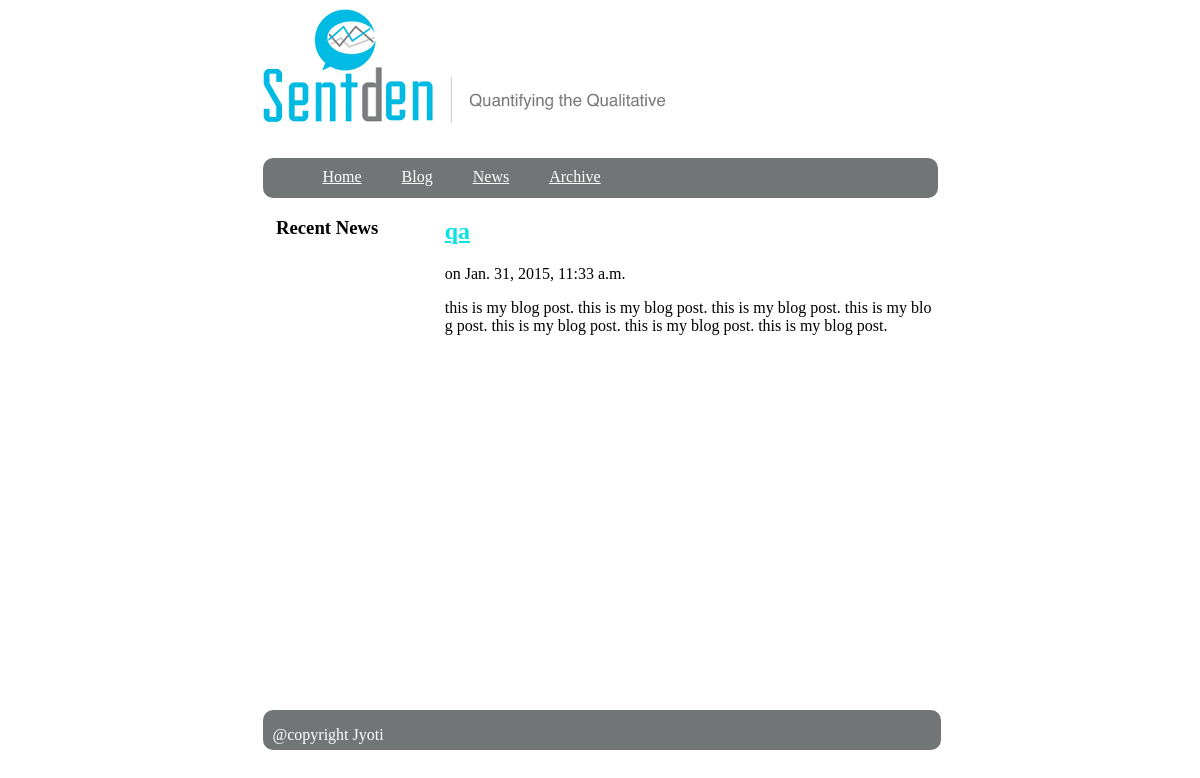
Page /blog/2 on the committed database.
### blog/models.py (models this page shows, shortened)
class Post(models.Model):
	title=models.CharField(max_length=140)
	body=models.TextField()
	date=models.DateTimeField()

### blog/templates/post.html
{% extends "base.html" %}
{% block content %}
<h2><a href="/blog/{{post.id}}">{{post.title}}</a></h2>
<div class="post_meta">
	on {{post.date}}
</div>
<div class="post_body">
	{{ post.body|safe|linebreaks}}
</div>
{% endblock %}

### static/css/style.css (style rules this page uses)
html,body { margin: 0 auto; width:75%; height:100%; }
a, a:visited, a:hover { color:#07E3E3; }
p { word-break: break-all }

### rows in the picture
Post: title "qa", date "Jan. 31, 2015, 11:33 a.m.", body "this is my blog post. this is my blog post. this is my blog post. this is my blog post. this is my blog post. this is my blog post. this is my blog post."
